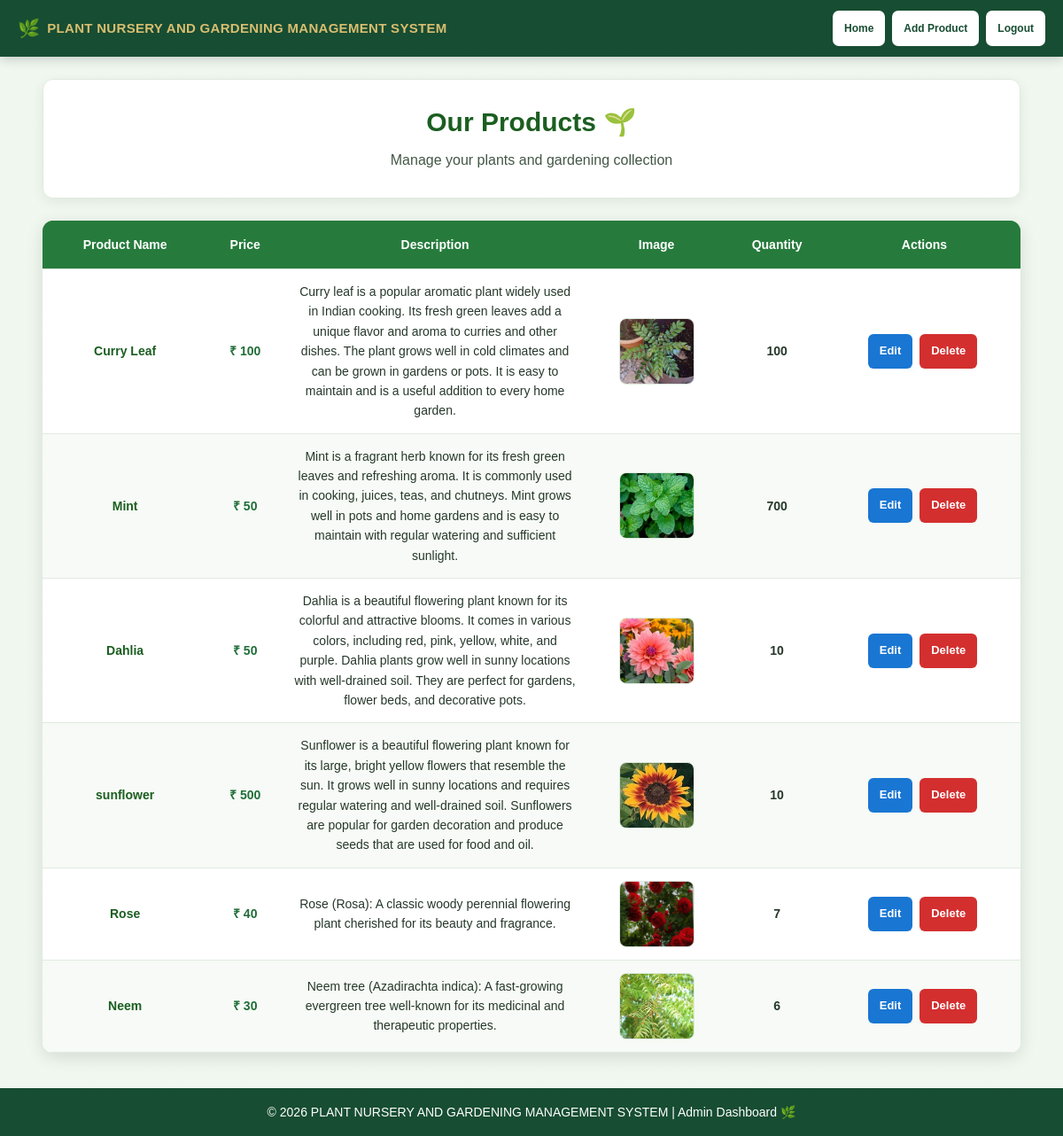
Page /viewproducts/ (signed in) on the committed database.
### plantnurseryapp/models.py (models this page shows, shortened)
class TBL_PRODUCT(models.Model):
    product_name = models.CharField(max_length=50, default='')
    price = models.CharField(max_length=50, default='')
    quantity = models.CharField(max_length=50, default='')
    describtion = models.CharField(max_length=50, default='')
    image = models.ImageField(
        upload_to='products/',
        default='',
        blank=True
    )

### plantnurseryapp/views.py (the view)
# urls.py: path('viewproducts/', views.viewproducts, name='viewproducts'),
def viewproducts(request):
    if request.session.get('role') != 'admin':
        return redirect('/')
    userdata = TBL_PRODUCT.objects.all()
    return render(request, 'admin/viewproduct.html', {
        'userdata': userdata
    })

### plantnurseryapp/templates/admin/viewproduct.html (shortened to what this page needs)
{% load static %}
<!DOCTYPE html>
<html lang="en">
<head>
    <link rel="stylesheet" href="{% static 'css/style.css' %}?v=24">
</head>
<body class="view-products-page">
    <nav class="navbar">
        <div class="logo">
            <span class="logo-icon">🌿</span>
            <span class="logo-title">
                PLANT NURSERY AND GARDENING MANAGEMENT SYSTEM
            </span>
        </div>
        <div class="nav-links">
            <a href="/adminhome/">Home</a>
            <a href="/addproduct/">Add Product</a>
            <a href="/logout/">Logout</a>
        </div>
    </nav>
    <section class="heading">
        <h1>Our Products 🌱</h1>
        <p>Manage your plants and gardening collection</p>
    </section>
    <div class="table-container">
        <table class="products-table">
            <thead>
                <tr>
                    <th>Product Name</th>
                    <th>Price</th>
                    <th>Description</th>
                    <th>Image</th>
                    <th>Quantity</th>
                    <th>Actions</th>
                </tr>
            </thead>
            <tbody>
                {% for x in userdata %}
                <tr>
                    <td class="product-name">
                        {{ x.product_name }}
                    </td>
                    <td class="price">
                        ₹ {{ x.price }}
                    </td>
                    <td class="description">
                        {{ x.describtion }}
                    </td>
                    <td>
                        {% if x.image %}
                            <img
                                src="{{ x.image.url }}"
                                class="product-image"
                                alt="{{ x.product_name }}"
                            >
                        {% else %}
                            No image
                        {% endif %}
                    </td>
                    <td class="quantity">
                        {{ x.quantity }}
                    </td>
                    <td class="action-buttons">
                        <a
                            href="{% url 'editproduct' %}?id={{ x.id }}"
                            class="edit-btn"
                        >
                            Edit
                        </a>
                        <form
                            method="POST"
                            action="{% url 'deleteproduct' %}"
                            onsubmit="return confirm('Are you sure you want to delete this product?');"
                        >
                            <button type="submit" class="delete-btn">
                                Delete
                            </button>
                        </form>
                    </td>
                </tr>
                {% empty %}
                <tr>
                    <td colspan="6" class="empty-message">
                        No products available yet.
                    </td>
                </tr>
                {% endfor %}
            </tbody>
        </table>
    </div>
    <footer>
        <p>
            © 2026 PLANT NURSERY AND GARDENING MANAGEMENT SYSTEM
            | Admin Dashboard 🌿
        </p>
    </footer>
</body>
</html>

### plantnurseryapp/templates/admin/viewproduct.html (style rules this page uses)
* { box-sizing: border-box; }
html { scroll-behavior: smooth; }
body.view-products-page { margin: 0; min-height: 100vh; font-family: Arial, sans-serif; color: #26382a; background-color: #edf5ed; background-image: linear-gradient( rgba(240, 248, 240, 0.82), rgba(240, 248, 240, 0.82) ), url("https://images.unsplash.com/photo-1501004318641-b39e6451bec6?auto=format&fit=crop&w=1920&q=85"); background-size: cover; background-position: center; background-repeat: no-repeat; background-attachment: fixed; }
body.view-products-page .navbar { position: sticky; top: 0; z-index: 9999; width: 100%; min-height: 62px; padding: 12px 20px; margin: 0; display: flex; flex-direction: row; align-items: center; justify-content: space-between; gap: 12px; background: #174d32; box-shadow: 0 3px 12px rgba(0, 0, 0, 0.18); }
body.view-products-page .navbar .logo { display: flex; align-items: center; flex: 1 1 auto; min-width: 0; gap: 8px; margin: 0; padding: 0; color: #d8bd70; font-size: 15px; font-weight: 800; letter-spacing: 0.3px; line-height: 1.3; white-space: nowrap; overflow: hidden; }
body.view-products-page .logo-icon { flex: 0 0 auto; font-size: 20px; }
body.view-products-page .logo-title { display: block; min-width: 0; white-space: nowrap; }
body.view-products-page .nav-links { display: flex; flex: 0 0 auto; align-items: center; justify-content: flex-end; gap: 8px; margin-left: auto; }
body.view-products-page .nav-links a { display: inline-flex; align-items: center; justify-content: center; padding: 10px 13px; border-radius: 7px; background: #ffffff; color: #174d32; text-decoration: none; font-size: 12px; font-weight: bold; white-space: nowrap; transition: background 0.2s, transform 0.2s; }
body.view-products-page .heading { width: 92%; max-width: 1200px; margin: 25px auto; padding: 28px 15px; background: rgba(255, 255, 255, 0.94); border: 1px solid #e0eadd; border-radius: 12px; text-align: center; box-shadow: 0 4px 15px rgba(0, 0, 0, 0.07); }
body.view-products-page .heading h1 { margin: 0 0 10px; color: #1b5e20; font-size: 30px; }
body.view-products-page .heading p { margin: 0; color: #435746; line-height: 1.7; }
body.view-products-page .table-container { width: 92%; max-width: 1400px; margin: 25px auto 40px; overflow-x: auto; background: rgba(255, 255, 255, 0.97); border-radius: 12px; box-shadow: 0 5px 20px rgba(0, 0, 0, 0.12); }
body.view-products-page .products-table { width: 100%; min-width: 850px; border-collapse: collapse; background: white; }
body.view-products-page .products-table thead { background: #2e7d32; color: white; }
body.view-products-page .products-table th { padding: 16px 12px; text-align: center; font-size: 14px; white-space: nowrap; }
body.view-products-page .products-table td { padding: 14px 12px; text-align: center; border-bottom: 1px solid #e1ebe1; font-size: 14px; line-height: 1.6; overflow-wrap: anywhere; }
body.view-products-page .product-name { color: #1b5e20; font-weight: bold; }
body.view-products-page .price { color: #216e39; font-weight: bold; white-space: nowrap; }
body.view-products-page .description { max-width: 240px; text-align: left; }
body.view-products-page .quantity { font-weight: bold; }
body.view-products-page .product-image { display: block; width: 85px; height: 75px; margin: auto; object-fit: cover; border-radius: 8px; border: 1px solid #dce9dc; }
body.view-products-page .action-buttons { min-width: 150px; }
body.view-products-page .action-buttons form { display: inline-block; margin: 4px; }
body.view-products-page .edit-btn, body.view-products-page .delete-btn { display: inline-block; padding: 9px 13px; border: none; border-radius: 6px; color: white; font-size: 13px; font-weight: bold; text-decoration: none; cursor: pointer; transition: 0.3s; }
body.view-products-page .edit-btn { background: #1976d2; }
body.view-products-page .delete-btn { background: #d32f2f; }
body.view-products-page footer { width: 100%; background: #174d32; color: white; text-align: center; padding: 16px 12px; font-size: 12px; line-height: 1.6; }
body.view-products-page footer p { margin: 0; }

### rows in the picture
TBL_PRODUCT: product_name "Curry Leaf", price "100", describtion "Curry leaf is a popular aromatic plant widely used in Indian cooking. Its fresh green leaves add a unique flavor and aroma to curries and other dishes. The plant grows well in cold climates and can be grown in gardens or pots. It is easy to maintain and is a useful addition to every home garden.", image (picture), quantity "100"
TBL_PRODUCT: product_name "Mint", price "50", describtion "Mint is a fragrant herb known for its fresh green leaves and refreshing aroma. It is commonly used in cooking, juices, teas, and chutneys. Mint grows well in pots and home gardens and is easy to maintain with regular watering and sufficient sunlight.", image (picture), quantity "700"
TBL_PRODUCT: product_name "Dahlia", price "50", describtion "Dahlia is a beautiful flowering plant known for its colorful and attractive blooms. It comes in various colors, including red, pink, yellow, white, and purple. Dahlia plants grow well in sunny locations with well-drained soil. They are perfect for gardens, flower beds, and decorative pots.", image (picture), quantity "10"
TBL_PRODUCT: product_name "sunflower", price "500", describtion "Sunflower is a beautiful flowering plant known for its large, bright yellow flowers that resemble the sun. It grows well in sunny locations and requires regular watering and well-drained soil. Sunflowers are popular for garden decoration and produce seeds that are used for food and oil.", image (picture), quantity "10"
TBL_PRODUCT: product_name "Rose", price "40", describtion "Rose (Rosa): A classic woody perennial flowering plant cherished for its beauty and fragrance.", image (picture), quantity "7"
TBL_PRODUCT: product_name "Neem", price "30", describtion "Neem tree (Azadirachta indica): A fast-growing evergreen tree well-known for its medicinal and therapeutic properties.", image (picture), quantity "6"
